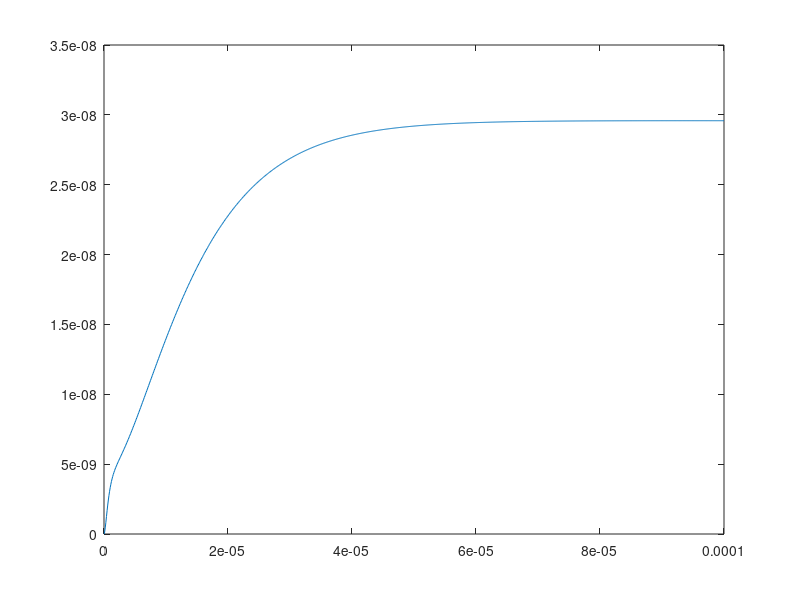

Recreate this plot in MATLAB.
function calka()
    R1 = 30;
    R2 = 10;
    C1 = 0.1e-6;
    C2 = 0.2e-6;
    RL = 1e8;
    h = 1e-7;
    t = [ 0 : h : 1e-4]; 
    freq = 50;
    
    e = @(t) sin(2*pi*t*freq);
    dy = @(t,y) ...
        [  1/C1 * ( (e(t) - y(1) - y(2))/R2 + (e(t) - y(1))/R1 )
           1/C2 * ( (e(t) - y(1) - y(2))/R2 - y(2)/RL ) ];
    u = euler(t, h, dy);
    
    %obliczanie wartości P ze wzoru
    for i=1 : length(t)
        dP(i) = (e(t(i))-u(1,i))^2/R1 + (e(t(i))-u(1,i)-u(2,i))^2/R2;
    end
    plot(t,dP);
    
    %metoda prostokatów
    prostokat = dP(1:end-1) * h;
    prostokaty = sum(prostokat)
    
    %metoda parabol (Simpsona)
    for i = 1 : 2 : length(t)-2
        simpson((i + 1) / 2) = h/3*(dP(i)+4*dP(i+1)+dP(i+2));
    end
    parabole = sum(simpson)
end



function y = euler(t,h,f)
    y = [0 0]';
    for i = 1 : length(t)-1
       y(:, i+1) = y(:, i) + h * f(t(i), y(:, i));
    end
end